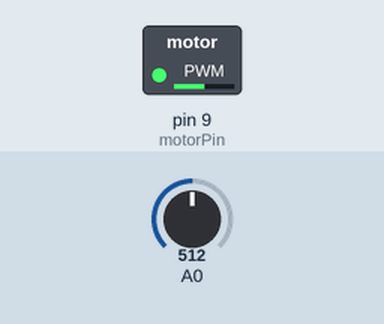
This sketch was run on a simulated Arduino Uno, built with avr-gcc and run on an emulated ATmega328P. Shown: switched loads named in the sketch (green lamp = pin HIGH). The test bench sets the inputs (shaded band); at power-on: A0 = 512.

Above: at 1.2 s.
1.3 s: A0 set to 716
At 2.5 s:
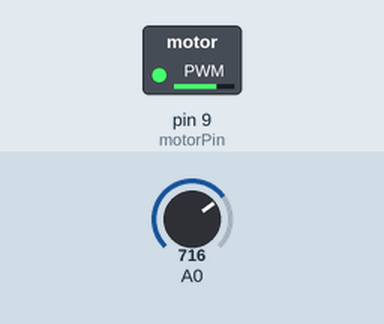
2.8 s: A0 set to 900
At 3.8 s:
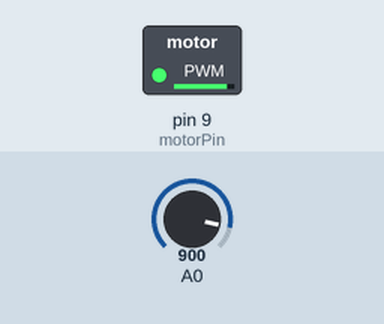
4.3 s: A0 set to 122
At 4.9 s:
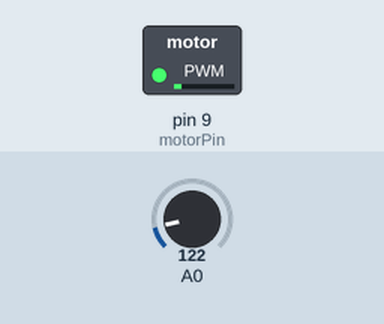
5.8 s: A0 set to 0
At 6.1 s:
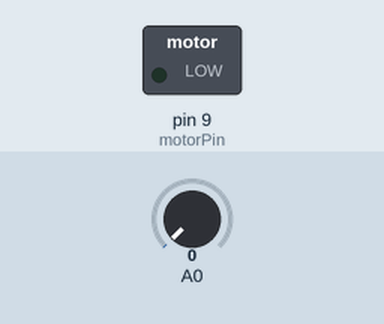
Timing chart, 0 to 8.3 s (numbered marks = the images above; inputs shaded):
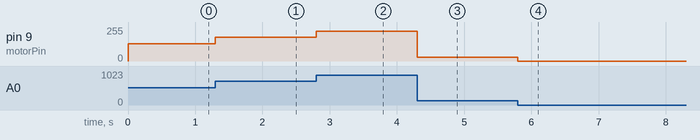

The sketch:

motor_giratorio_de__feria_moderable_con_rueda.ino
```cpp
//const int switchPin = 2;
const int motorPin = 9;

int potenciometerValue = 0;
int motorValue = 0;

void setup() {
  pinMode(motorPin, OUTPUT);
}

void loop() {
  // leer el potenciómetro
potenciometerValue = analogRead(A0);
  // transformar ek valor del potenciómetro en valor del motor
  motorValue = potenciometerValue /4;
  // aplicarlo
  analogWrite(motorPin, motorValue);
}
```

Measured:
- after the input at 1.3 s, pin 9 (motorPin): 128/255 → 179/255 at once
- after the input at 2.8 s, pin 9 (motorPin): 179/255 → 225/255 at once
- after the input at 4.3 s, pin 9 (motorPin): 225/255 → 30/255 at once
- after the input at 5.8 s, pin 9 (motorPin): 30/255 → 0/255 at once
